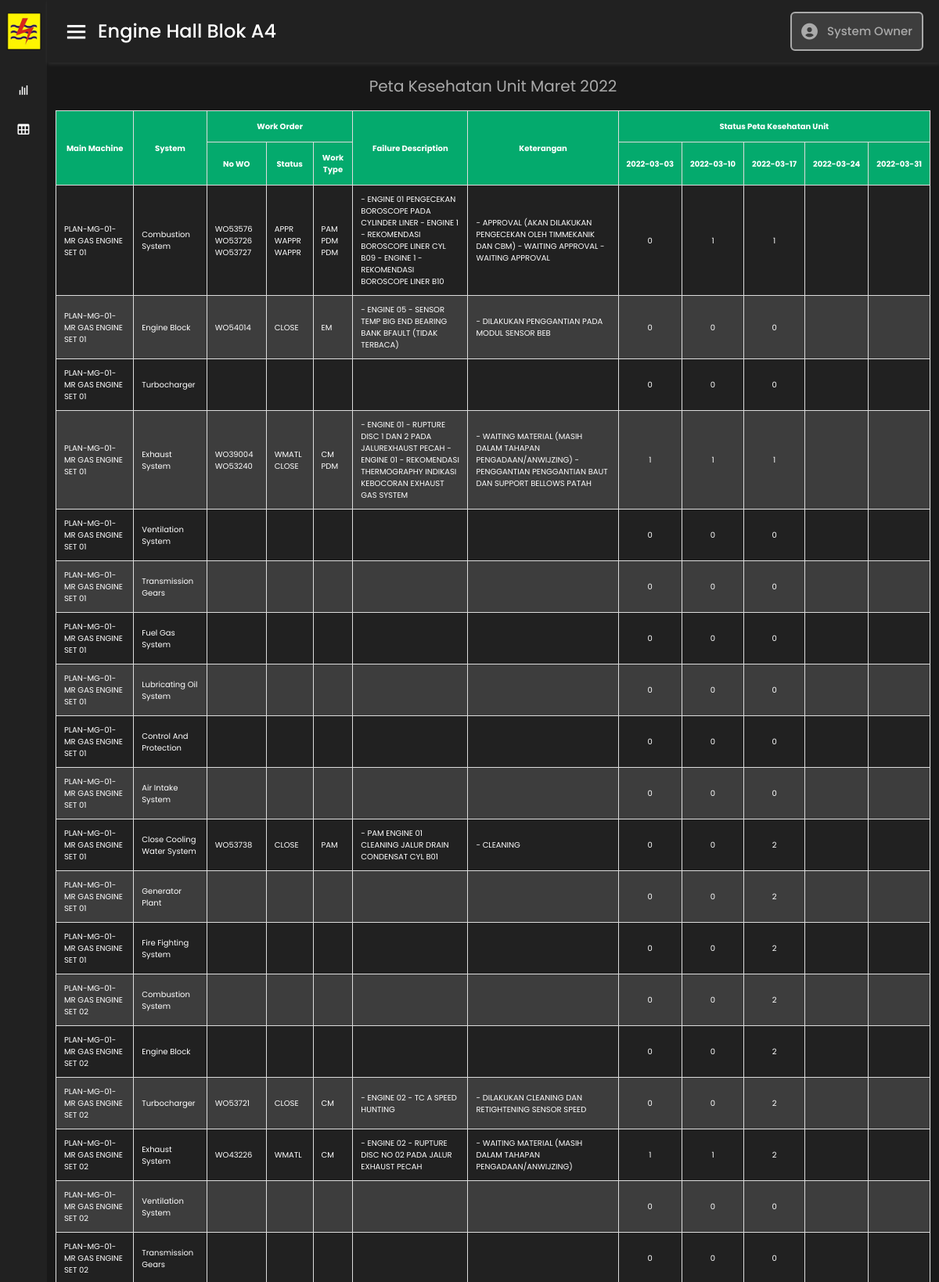
The app's page /pages/a4.php (upper part) with its own data.
### tables this page shows
CREATE TABLE `jadwal` (
  `kode_jadwal` varchar(15) NOT NULL,
  `jadwal_1` date DEFAULT NULL,
  `jadwal_2` date DEFAULT NULL,
  `jadwal_3` date DEFAULT NULL,
  `jadwal_4` date DEFAULT NULL,
  `jadwal_5` date DEFAULT NULL
);

CREATE TABLE `a4` (
  `kode_unit` varchar(2) NOT NULL,
  `main_machine` varchar(32) NOT NULL,
  `system` varchar(26) NOT NULL,
  `no_wo` text DEFAULT NULL,
  `status` text DEFAULT NULL,
  `work_type` text DEFAULT NULL,
  `failure_description` text DEFAULT NULL,
  `keterangan` text DEFAULT NULL,
  `jadwal` varchar(15) NOT NULL,
  `kondisi_1` varchar(1) DEFAULT NULL,
  `kondisi_2` varchar(1) DEFAULT NULL,
  `kondisi_3` varchar(1) DEFAULT NULL,
  `kondisi_4` varchar(1) DEFAULT NULL,
  `kondisi_5` varchar(1) DEFAULT NULL
);

### pages/a4.php (the view, shortened to what this page needs)
<?php
include('../config/connect.php');
?>
<!DOCTYPE html>
<html lang="en">
<head>
    <link rel="stylesheet" href="../css/style.css">
    <link href='https://unpkg.com/boxicons@2.0.7/css/boxicons.min.css' rel='stylesheet'>
    <link href="https://cdn.jsdelivr.net/npm/bootstrap@5.1.3/dist/css/bootstrap.min.css" rel="stylesheet">
</head>
<body style="background: #181818;">
<div class="sidebar">
    <div class="logo-details">
        <i><img src="../material/icon.PNG" alt=""></i>
      <span class="logo_name"><img src="../material/logo.PNG" alt=""><br>UBJOM PLTMG ARUN</span>
    </div>
      <ul class="nav-links">
        <li>
          <a  href="/pku" class="active">
          <i class='bx bx-bar-chart'></i>
            <span class="links_name">Monitoring</span>
          </a>
        </li>
        <li>
          <a  href="#" class="active" data-bs-toggle="collapse" data-bs-target="#navbarToggleExternalContent" aria-controls="navbarToggleExternalContent" aria-expanded="false" aria-label="Toggle navigation">
          <i class='bx bx-table'></i>
            <span class="links_name">Engine Hall</span>
          </a>
        </li>
      </ul>
  </div>
  <section class="home-section">
    <nav>
      <div class="sidebar-button">
        <i class='bx bx-menu sidebarBtn'></i>
        <span class="dashboard">Engine Hall Blok A4</span>
      </div>
      <div class="profile-details">
      <i class='bx bxs-user-circle' ></i>
        <span class="admin_name">System Owner</span>
      </div>
    </nav>
      <div class="home-content">
        <div class="overview-boxes">
          <div class="judul">
        <?php
        $grafik  = mysqli_query($connect, "SELECT kode_jadwal from jadwal,a4 where a4.jadwal=jadwal.kode_jadwal group by jadwal");
        while ($p = mysqli_fetch_array($grafik)) {
          ?>
          <span>Peta Kesehatan Unit <?php echo $p['kode_jadwal']?></span>
          <?php } ?>
        </div>
        </div>
        <div class="overview-boxes" >
          <table id="customers" >
          <tr style="background-color: #04AA6D;">
    <th rowspan="2">Main Machine</th>
    <th rowspan="2">System</th>
    <th colspan="3">Work Order</th>
    <th rowspan="2">Failure Description</th>
    <th rowspan="2">Keterangan</th>
    <th colspan="5">Status Peta Kesehatan Unit</th>
  </tr>
  <tr style="background-color: #04AA6D;">
    <th>No WO</th>
    <th>Status</th>
    <th>Work Type</th>
    <?php
              $grafik  = mysqli_query($connect, "SELECT jadwal_1,jadwal_2,jadwal_3,jadwal_4,jadwal_5 FROM jadwal,a4 where a4.jadwal=jadwal.kode_jadwal group by jadwal");
              while ($p = mysqli_fetch_array($grafik)) {
        ?>
    <th style="white-space: nowrap;"><?php echo $p['jadwal_1']?></th>
    <th style="white-space: nowrap;"><?php echo $p['jadwal_2']?></th>
    <th style="white-space: nowrap;"><?php echo $p['jadwal_3']?></th>
    <th style="white-space: nowrap;"><?php echo $p['jadwal_4']?></th>
    <th style="white-space: nowrap;"><?php echo $p['jadwal_5']?></th>
    <?php } ?>
  </tr>
  <?php
               $grafik  = mysqli_query($connect, "SELECT * from a4");
               while ($p = mysqli_fetch_array($grafik)) {
  ?>
  <tr>
    <td><?php echo $p['main_machine']?></td>
    <td><?php echo $p['system']?></td>
    <td><?php echo $p['no_wo']?></td>
    <td><?php echo $p['status']?></td>
    <td><?php echo $p['work_type']?></td>
    <td><?php echo $p['failure_description']?></td>
    <td><?php echo $p['keterangan']?></td>
    <td style="text-align: center;"><?php echo $p['kondisi_1']?></td>
    <td style="text-align: center;"><?php echo $p['kondisi_2']?></td>
    <td style="text-align: center;"><?php echo $p['kondisi_3']?></td>
    <td style="text-align: center;"><?php echo $p['kondisi_4']?></td>
    <td style="text-align: center;"><?php echo $p['kondisi_5']?></td>
  </tr>
  <?php } ?>
          </table>
        </div>
      </div>
  </section>
</body>
</html>

### css/style.css (style rules this page uses)
* { margin: 0; padding: 0; box-sizing: border-box; font-family: 'Poppins', sans-serif; }
.sidebar { position: fixed; height: 100%; width: 240px; background: #212121; transition: all 0.5s ease; }
.sidebar .logo-details { height: 80px; display: flex; align-items: center; }
.sidebar .logo-details i { font-size: 28px; font-weight: 500; min-width: 60px; text-align: center; }
.sidebar .logo-details i img { height: 48px; width: 45px; }
.sidebar .logo-details .logo_name { font-size: 10px; font-weight: 400; color:#ffffff; }
.sidebar .nav-links { margin-top: 10px; padding-left: 0rem; }
.sidebar .nav-links li { position: relative; list-style: none; height: 50px; }
.sidebar .nav-links li a { height: 100%; width: 100%; display: flex; align-items: center; text-decoration: none; transition: all 0.4s ease; color:#ffffff; }
.sidebar .nav-links li i { min-width: 60px; text-align: center; font-size: 18px; }
.sidebar .nav-links li a .links_name { font-size: 15px; font-weight: 400; white-space: nowrap; }
.home-section { position: relative; min-height: 100vh; width: calc(100% - 240px); left: 240px; background: #181818; transition: all 0.5s ease; color:#ffffff; }
.home-section nav { display: flex; justify-content: space-between; height: 80px; background: #212121; align-items: center; position: fixed; width: calc(100% - 240px); left: 240px; z-index: 100; padding: 0 20px; box-shadow: 1px 2px 5px rgba(255, 255, 255, 0.1); transition: all 0.5s ease; }
.home-section nav .sidebar-button { display: flex; align-items: center; font-size: 24px; font-weight: 500; white-space: nowrap; }
nav .sidebar-button i { font-size: 35px; margin-right: 10px; }
.home-section nav .profile-details { display: flex; align-items: center; background: #3d3d3d; border: 2px solid #aaaaaa; border-radius: 6px; height: 50px; min-width: 170px; padding-left: 10px; }
nav .profile-details .admin_name { font-size: 15px; font-weight: 500; color: #aaaaaa; margin: 0 10px; white-space: nowrap; }
nav .profile-details i { font-size: 25px; color: #aaaaaa; }
.home-section .home-content { position: relative; padding-top: 90px; }
.home-content .overview-boxes { display: flex; align-items: center; flex-wrap: wrap; padding: 5px 10px 10px 10px; }
.overview-boxes #customers { display: flex; align-items: center; justify-content: center; width: 100%; font-size: 10px; padding: 1px 1px 1px 1px; border-collapse: collapse; border-spacing: 0; }
#customers { font-family: Arial, Helvetica, sans-serif; border-collapse: collapse; width: 100%; background-color: #212121; color:white; }
#customers td, #customers th { border: 1px solid #ddd; padding: 10px; }
#customers tr:nth-child(even) { background-color: #3d3d3d; }
#customers th { padding-top: 12px; padding-bottom: 12px; text-align: center; }
.overview-boxes .judul { display: flex; align-items: center; justify-content: center; width: 100%; color:#aaaaaa; font-size: 20px; }
@media (max-width: 1240px) { .sidebar { width: 60px; } }
@media (max-width: 1240px) { .home-section { width: calc(100% - 60px); left: 60px; } }
@media (max-width: 1240px) { .home-section nav { width: calc(100% - 60px); left: 60px; } }

### records on screen
jadwal: kode_jadwal "Maret 2022"
a4: main_machine "PLAN-MG-01-MR GAS ENGINE SET 01", system "Combustion System", no_wo "WO53576 WO53726 WO53727", status "APPR WAPPR WAPPR", work_type "PAM PDM PDM", failure_description "- ENGINE 01 PENGECEKAN BOROSCOPE PADA CYLINDER LINER - ENGINE 1 - REKOMENDASI BOROSCOPE LINER CYL B09 - ENGINE 1 - REKOMENDASI BOROSCOPE LINER B10", keterangan "- APPROVAL (AKAN DILAKUKAN PENGECEKAN OLEH TIMMEKANIK DAN CBM) - WAITING APPROVAL - WAITING APPROVAL", kondisi_1 "0", kondisi_2 "1", kondisi_3 "1"
a4: main_machine "PLAN-MG-01-MR GAS ENGINE SET 01", system "Engine Block", no_wo "WO54014", status "CLOSE", work_type "EM", failure_description "- ENGINE 05 - SENSOR TEMP BIG END BEARING BANK BFAULT (TIDAK TERBACA)", keterangan "- DILAKUKAN PENGGANTIAN PADA MODUL SENSOR BEB", kondisi_1 "0", kondisi_2 "0", kondisi_3 "0"
a4: main_machine "PLAN-MG-01-MR GAS ENGINE SET 01", system "Turbocharger", kondisi_1 "0", kondisi_2 "0", kondisi_3 "0"
a4: main_machine "PLAN-MG-01-MR GAS ENGINE SET 01", system "Exhaust System", no_wo "WO39004 WO53240", status "WMATL CLOSE", work_type "CM PDM", failure_description "- ENGINE 01 - RUPTURE DISC 1 DAN 2 PADA JALUREXHAUST PECAH - ENGINE 01 - REKOMENDASI THERMOGRAPHY INDIKASI KEBOCORAN EXHAUST GAS SYSTEM", keterangan "- WAITING MATERIAL (MASIH DALAM TAHAPAN PENGADAAN/ANWIJZING) - PENGGANTIAN PENGGANTIAN BAUT DAN SUPPORT BELLOWS PATAH", kondisi_1 "1", kondisi_2 "1", kondisi_3 "1"
a4: main_machine "PLAN-MG-01-MR GAS ENGINE SET 01", system "Ventilation System", kondisi_1 "0", kondisi_2 "0", kondisi_3 "0"
a4: main_machine "PLAN-MG-01-MR GAS ENGINE SET 01", system "Transmission Gears", kondisi_1 "0", kondisi_2 "0", kondisi_3 "0"
a4: main_machine "PLAN-MG-01-MR GAS ENGINE SET 01", system "Fuel Gas System", kondisi_1 "0", kondisi_2 "0", kondisi_3 "0"
a4: main_machine "PLAN-MG-01-MR GAS ENGINE SET 01", system "Lubricating Oil System", kondisi_1 "0", kondisi_2 "0", kondisi_3 "0"
a4: main_machine "PLAN-MG-01-MR GAS ENGINE SET 01", system "Control And Protection", kondisi_1 "0", kondisi_2 "0", kondisi_3 "0"
a4: main_machine "PLAN-MG-01-MR GAS ENGINE SET 01", system "Air Intake System", kondisi_1 "0", kondisi_2 "0", kondisi_3 "0"
a4: main_machine "PLAN-MG-01-MR GAS ENGINE SET 01", system "Close Cooling Water System", no_wo "WO53738", status "CLOSE", work_type "PAM", failure_description "- PAM ENGINE 01 CLEANING JALUR DRAIN CONDENSAT CYL B01", keterangan "- CLEANING", kondisi_1 "0", kondisi_2 "0", kondisi_3 "2"
a4: main_machine "PLAN-MG-01-MR GAS ENGINE SET 01", system "Generator Plant", kondisi_1 "0", kondisi_2 "0", kondisi_3 "2"
a4: main_machine "PLAN-MG-01-MR GAS ENGINE SET 01", system "Fire Fighting System", kondisi_1 "0", kondisi_2 "0", kondisi_3 "2"
a4: main_machine "PLAN-MG-01-MR GAS ENGINE SET 02", system "Combustion System", kondisi_1 "0", kondisi_2 "0", kondisi_3 "2"
a4: main_machine "PLAN-MG-01-MR GAS ENGINE SET 02", system "Engine Block", kondisi_1 "0", kondisi_2 "0", kondisi_3 "2"
a4: main_machine "PLAN-MG-01-MR GAS ENGINE SET 02", system "Turbocharger", no_wo "WO53721", status "CLOSE", work_type "CM", failure_description "- ENGINE 02 - TC A SPEED HUNTING", keterangan "- DILAKUKAN CLEANING DAN RETIGHTENING SENSOR SPEED", kondisi_1 "0", kondisi_2 "0", kondisi_3 "2"
a4: main_machine "PLAN-MG-01-MR GAS ENGINE SET 02", system "Exhaust System", no_wo "WO43226", status "WMATL", work_type "CM", failure_description "- ENGINE 02 - RUPTURE DISC NO 02 PADA JALUR EXHAUST PECAH", keterangan "- WAITING MATERIAL (MASIH DALAM TAHAPAN PENGADAAN/ANWIJZING)", kondisi_1 "1", kondisi_2 "1", kondisi_3 "2"
a4: main_machine "PLAN-MG-01-MR GAS ENGINE SET 02", system "Ventilation System", kondisi_1 "0", kondisi_2 "0", kondisi_3 "0"
a4: main_machine "PLAN-MG-01-MR GAS ENGINE SET 02", system "Transmission Gears", kondisi_1 "0", kondisi_2 "0", kondisi_3 "0"

### other values on screen
$p['jadwal_1'] "2022-03-03"
$p['jadwal_2'] "2022-03-10"
$p['jadwal_3'] "2022-03-17"
$p['jadwal_4'] "2022-03-24"
$p['jadwal_5'] "2022-03-31"
